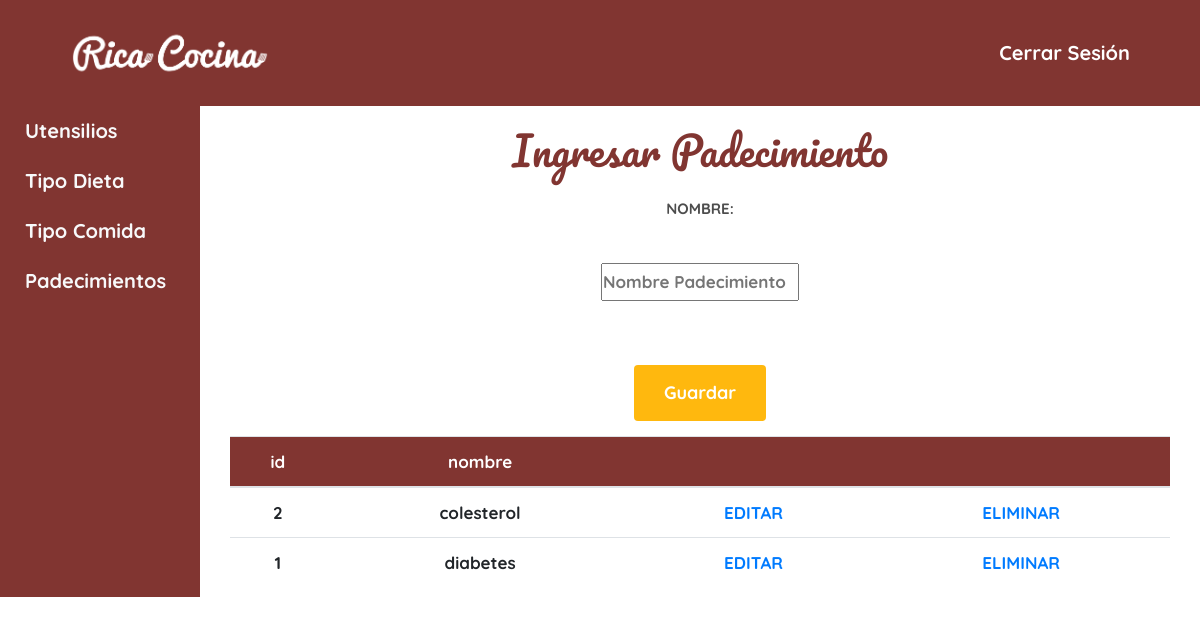
The app's page /admin/Padecimiento/form_padecimiento.php (signed in) with its own data.
### tables this page shows
CREATE TABLE `tblpadecimiento` (
  `padecimientoid` int(11) NOT NULL,
  `nombre` varchar(45) NOT NULL
);

### admin/Padecimiento/form_padecimiento.php (the view, shortened to what this page needs)
<?php
    include '../conexion.php';
?>
<!DOCTYPE html>
<html lang="en">
<head>
    <link rel="stylesheet" href="https://stackpath.bootstrapcdn.com/bootstrap/4.5.2/css/bootstrap.min.css">
    <link rel="stylesheet" type="text/css" href="../css/style.css">
    <link rel="stylesheet" type="text/css" href="../css/styles1.css">
</head>
<body>
    <header class="site-header" id="nav">
        <div class="container contenido-header">
            <nav class="navbar navbar-expand-lg navbar-light navegacion">
                <div class="col-sm-4">
                    <a class="navbar-brand" href="../../index.php">
                        <img src="../../img/logo-rica-cociona3.png" class="logo" alt="Logotipo de Rica Cocina">
                    </a>
                </div>
                <div class="col-sm-8">
                    <div class="collapse navbar-collapse" id="navbarNavAltMarkup">
                        <div class="navbar-nav ml-auto">
                            <a href="../../vistas/login/config/cerrar_sesion.php">Cerrar Sesión</a>
                        </div>
                    </div>
                </div>
            </nav>
        </div>
    </header>
    <div class="row">
        <nav class="col-2" id="nav">
            <ul class="nav flex-column">
                <li class="nav-item">
                    <a class="nav-link text-light" href="../Utensilios/form-utensilios.php">Utensilios</a>
                </li>
                <li class="nav-item">
                    <a class="nav-link text-light" href="../tipodieta/form_tipodieta.php">Tipo Dieta</a>
                </li>
                <li class="nav-item">
                    <a class="nav-link text-light" href="../TipoComida/form_TipoComida.php">Tipo Comida</a>
                </li>
                <li class="nav-item">
                    <a class="nav-link text-light" href="form_padecimiento.php">Padecimientos</a>
                </li>
            </ul>
        </nav>
        <main class="col-10">
            <div class="container text-center mt-4">
                <div>
                    <h1>Ingresar Padecimiento</h1>
                </div>
                <div>
                    <form action="insertar_padecimiento.php" name="add_form" method="post">
                        <label>Nombre:</label><br>
                        <input type="text" name="nombre" id="txt_padecimiento" placeholder="Nombre Padecimiento"><br><br>
                        <button type="button" onclick="validarformulario();" class="boton boton-amarillo">Guardar</button>
                    </form>
                </div>
                <div class="mt-4">
                    <table class="table table-hover">
                        <thead class="thead">
                            <th>id</th>
                            <th>nombre</th>
                            <th></th>
                            <th></th>
                        </thead>
                        <?php
                        $sel = $conn ->query("SELECT * FROM tblpadecimiento ");
                        while ($fila = $sel -> fetch_assoc()) {
                        ?>
                        <tr>
                            <td><?php echo $fila['padecimientoid'] ?></td>
                            <td><?php echo $fila['nombre'] ?></td>
                            <td><a href="frm_actu_padecimiento.php?padecimientoid=<?php echo $fila['padecimientoid'] ?>">EDITAR</a></td>
                            <td><a href="eliminar_padecimiento.php?padecimientoid=<?php echo $fila['padecimientoid'] ?>">ELIMINAR</a></td>
                        </tr>
                        <?php } ?>
                    </table>
                </div>
            </div>
        </main>
    </div>
</body>
</html>

### admin/css/style.css (style rules this page uses)
html { box-sizing: border-box; font-size: 62.5%; }
* { max-width: 100%; }
header img { width: 20rem; margin: 2rem; margin-left: 0; }
body { font-family: 'Quicksand', sans-serif; font-size: 1.7rem; line-height: 2; }
label { font-weight: 700; font-size: 1.5rem; text-transform: uppercase; display: block; color: #4d4d4d; }
h1 { font-family: 'Pacifico', cursive; color: #813531; font-size: 4rem; margin-bottom: 2rem; margin-top: 2rem; }
.nav-item { margin-left: 0; font-family: 'Quicksand', sans-serif; color: #FFFFFF; font-size: 2rem; }
.thead { background-color: #813531; }
th { margin-left: 0; font-family: 'Quicksand', sans-serif; color: #FFFFFF; }
#nav { background-color: #813531; }
.boton { color: #ffffff; font-weight: 700; text-decoration: none; font-size: 1.8rem; padding: 1rem 3rem; margin-top: 3rem; display: inline-block; text-align: center; border: none; border-radius: .4rem; }
.boton-amarillo { background-color: #ffb80e; }

### admin/css/styles1.css (style rules this page uses)
html { font-size: 62.5%; }
* { margin: 0; padding: 0; max-width: 100%; font-family: 'Quicksand', sans-serif; font-weight: 700; }
.row { margin: 0; }
h1, h2, h3 { font-family: 'Pacifico', cursive; }
.contenido-header { height: 100%; display: flex; flex-direction: column; justify-content: space-between; }
.logo { width: 20rem; margin: 2rem 0; }
.navegacion a { color: white; text-decoration: none; font-size: 2rem; }
#nav { background-color: #813531; }

### records on screen
tblpadecimiento: padecimientoid "2", nombre "colesterol"
tblpadecimiento: padecimientoid "1", nombre "diabetes"
